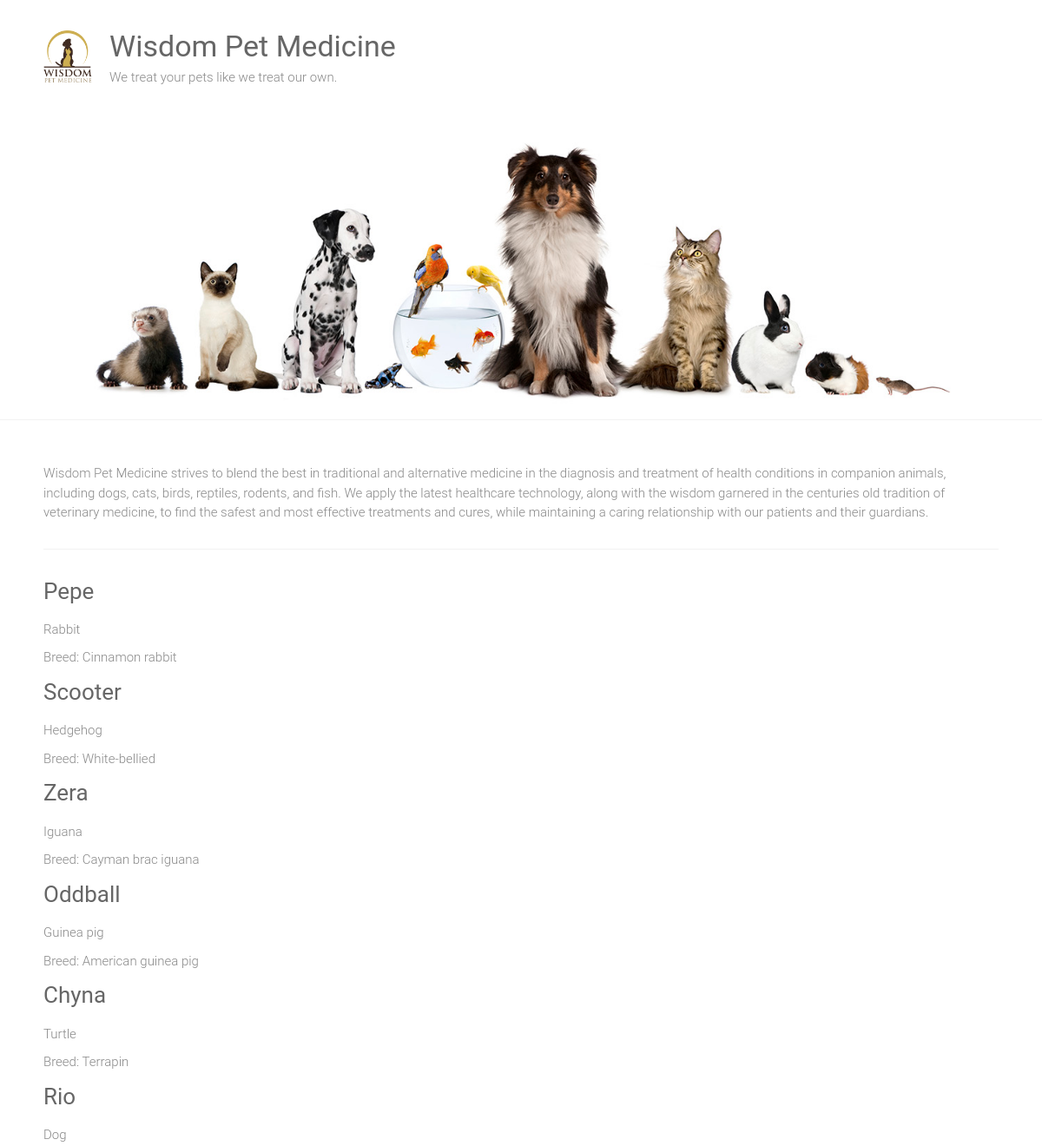
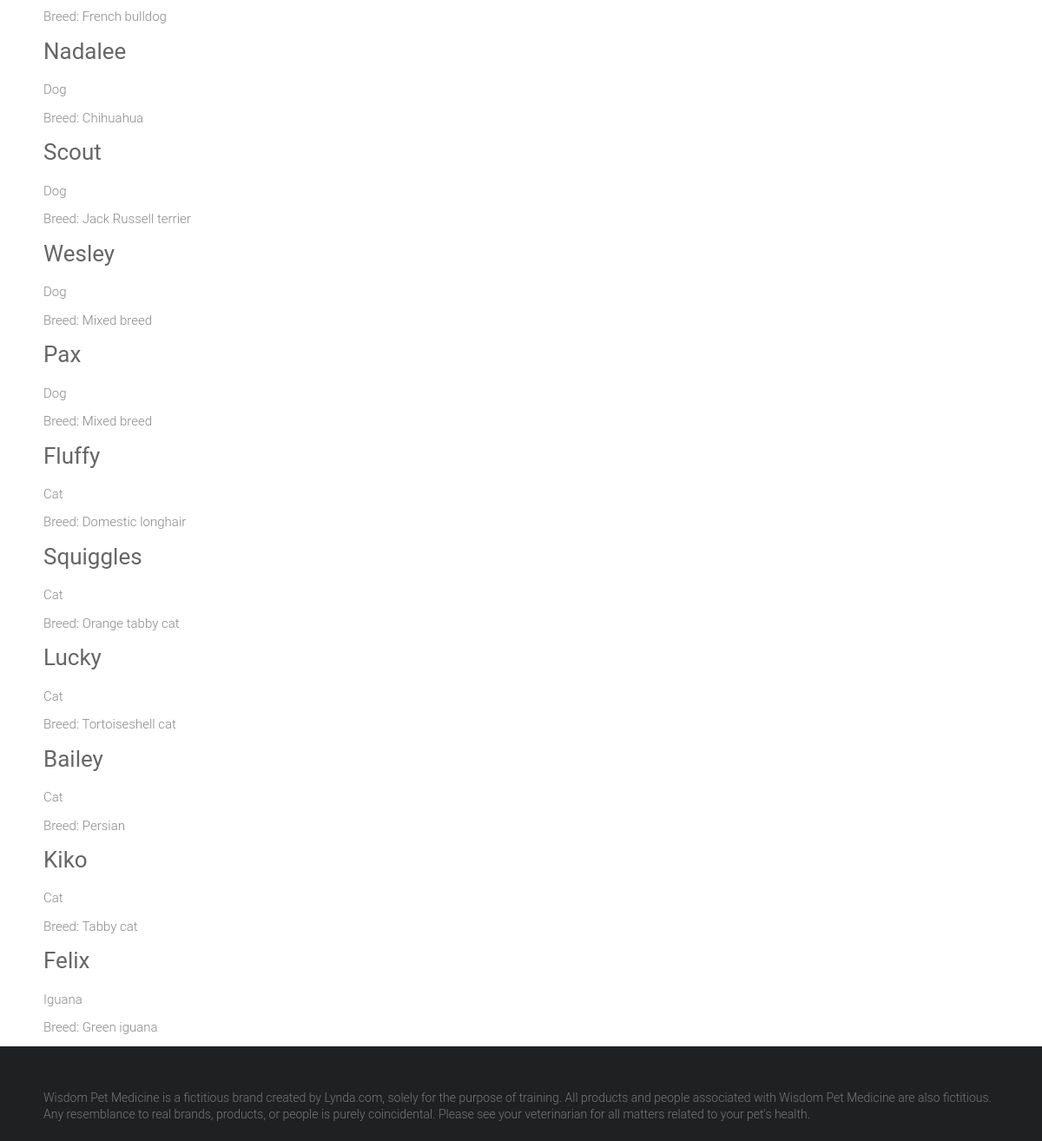
The page / on the database its author committed (2 pictures, top to bottom).
### adoptions/models.py (models this page shows)
class Pet(models.Model):
    SEX_CHOICES = [('M', 'Male'), ('F', 'Female')]
    name = models.CharField(max_length=100)
    submitter = models.CharField(max_length=100)
    species = models.CharField(max_length=30)
    breed = models.CharField(max_length=30, blank=True)
    description = models.TextField(blank=True)
    sex = models.CharField(max_length=1, choices=SEX_CHOICES, blank=True)
    submission_date = models.DateTimeField()
    age = models.IntegerField(null=True)
    vaccinations = models.ManyToManyField('Vaccine', blank=True)

### adoptions/views.py (the view)
# urls.py: path('', views.home, name='home'),
def home(request):
    pets = Pet.objects.all()
    return render(request, 'home.html', {'pets': pets})

### adoptions/templates/home.html (shortened to what this page needs)
{% extends 'base.html' %}\
{% block content %}
<div>
    {% for pet in pets %}
        <div class="petname">
            <a href="{% url 'pet_detail' pet.id %}">
            <h3>{{ pet.name|capfirst }}</h3>
            </a>
            <p>{{ pet.species }}</p>
            {% if pet.breed%}
                <p>Breed: {{ pet.breed }}</p>
            {% endif %}
        </div>
    {% endfor %}
</div>
{% endblock  %}

### adoptions/templates/base.html (shortened to what this page needs)
{% load static %}
<html lang="en-US">
    <head>
        <link rel="stylesheet" id="ample-style-css" href="{% static 'style.css' %}" type="text/css" media="all">
    </head>
    <body class="wide">
        <div id="page" class="hfeed site">
            <header>
                <div class="header">
                    <div class="main-head-wrap inner-wrap clearfix">
                        <div id="header-logo-image">
                            <a href="/">
                                <img src="{% static 'images/logo.png'%}" alt="Wisdom Pet Medicine">
                            </a>
                        </div>
                        <div id="header-text" class="">
                            <h1 id="site-title">
                                <a href="/" title="Wisdom Pet Medicine" rel="home">Wisdom Pet Medicine</a>
                            </h1>
                            <p>We treat your pets like we treat our own.</p>
                        </div>
                    </div>
                    <img src="{% static 'images/header.jpg'%}" alt="Wisdom Pet Medicine">
                </div>
            </header>
            <div class="main-wrapper">
                <div class="single-page clearfix">
                    <div class="inner-wrap">
                        <p>Wisdom Pet Medicine strives to blend the best in traditional and alternative medicine in the diagnosis and treatment of health conditions in companion animals, including dogs, cats, birds, reptiles, rodents, and fish. We apply the latest healthcare technology, along with the wisdom garnered in the centuries old tradition of veterinary medicine, to find the safest and most effective treatments and cures, while maintaining a caring relationship with our patients and their guardians.</p>
                        <hr>
                        <div>
                        {% block content %}
                        {% endblock %}
                        </div>
                    </div>
                </div>
            </div>
            <footer id="colophon">
                <div class="inner-wrap">
                    Wisdom Pet Medicine is a fictitious brand created by Lynda.com, solely for the purpose of training. All products and people associated with Wisdom Pet Medicine are also fictitious. Any resemblance to real brands, products, or people is purely coincidental. Please see your veterinarian for all matters related to your pet's health.
                </div>
            </footer>
        </div>
    </body>
</html>

### static/style.css (style rules this page uses)
html, body, div, span, applet, object, iframe, h1, h2, h3, h4, h5, h6, p, blockquote, pre, a, abbr, acronym, address, big, cite, code, del, dfn, em, font, ins, kbd, q, s, samp, small, strike, strong, sub, sup, tt, var, dl, dt, dd, ol, ul, li, fieldset, form, label, legend, table, caption, tbody, tfoot, thead, tr, th, td { border: 0; font: inherit; font-size: 100%; font-style: inherit; font-weight: inherit; margin: 0; outline: 0; padding: 0; vertical-align: baseline; }
html { overflow-y: scroll; -webkit-text-size-adjust: 100%; -ms-text-size-adjust: 100%; }
article, aside, details, figcaption, figure, footer, header, main, nav, section { display: block; }
h1, h2, h3, h4, h5, h6 { color: #666666; line-height: 1.4; padding-bottom: 15px; font-weight: normal; }
h1 { font-size: 30px; }
h3 { font-size: 26px; }
body, button, input, select, textarea { color: #888888; font-size: 15px; line-height: 1.5; font-family: 'Roboto', sans-serif; font-weight: 300; }
p { color: #888888; font-size: 15px; line-height: 1.5; margin-bottom: 15px; font-weight: 300; }
body { background: #f2f2f2; }
hr { border-color: #f2f2f2; border-style: solid none none; border-width: 1px 0 0; height: 0; margin: 30px 0; }
a { color: #80abc8; text-decoration: none; -webkit-transition: 0.25s ease-in-out; -moz-transition: 0.25s ease-in-out; transition: 0.25s ease-in-out; -ms-transition: 0.25s ease-in-out; -o-transition: 0.25s ease-in-out; }
img { max-width: 100%; height: auto; vertical-align: top; margin-bottom: 18px; }
a img { border: 0; }
.clearfix:after { visibility: hidden; display: block; font-size: 0; content: " "; clear: both; height: 0; }
.clearfix { display: inline-block; }
.clearfix { display: block; }
body { padding-top: 30px; padding-bottom: 30px; }
body.wide { padding-top: 0; padding-bottom: 0; }
#page { background-color: #ffffff; margin: 0 auto; max-width: 1180px; box-shadow: 0 1px 2px 0 rgba(0, 0, 0, 0.1); }
.wide #page { max-width: 100%; }
.inner-wrap { max-width: 1100px; margin: 0 auto; }
.main-head-wrap { padding: 30px 0; }
.header { border-bottom: 1px solid #f2f2f2; }
#header-logo-image { float: left; padding: 5px 20px 5px 0; max-width: 100%; }
#header-logo-image img { margin-bottom: 0px; max-height: 60px; height: auto; width: auto; }
#header-text { float: left; padding-right: 20px; }
#site-title { padding-bottom: 0; }
#site-title a { color: #666666; font-size: 34px; }
.single-page { margin-top: 50px; }
.single-page p { margin-bottom: 10px; }
#colophon { font-size: 14px; clear: both; color: #777; background-color: #1f2021; overflow: hidden; padding: 50px 0 20px; }
#colophon, #colophon p { font-size: 14px; line-height: 1.4; }

### rows shown on the page
Pet: name "Pepe", species "Rabbit", breed "Cinnamon rabbit"
Pet: name "Scooter", species "Hedgehog", breed "White-bellied"
Pet: name "Zera", species "Iguana", breed "Cayman brac iguana"
Pet: name "Oddball", species "Guinea pig", breed "American guinea pig"
Pet: name "Chyna", species "Turtle", breed "Terrapin"
Pet: name "Rio", species "Dog", breed "French bulldog"
Pet: name "Nadalee", species "Dog", breed "Chihuahua"
Pet: name "Scout", species "Dog", breed "Jack Russell terrier"
Pet: name "Wesley", species "Dog", breed "Mixed breed"
Pet: name "Pax", species "Dog", breed "Mixed breed"
Pet: name "Fluffy", species "Cat", breed "Domestic longhair"
Pet: name "Squiggles", species "Cat", breed "Orange tabby cat"
Pet: name "Lucky", species "Cat", breed "Tortoiseshell cat"
Pet: name "Bailey", species "Cat", breed "Persian"
Pet: name "Kiko", species "Cat", breed "Tabby cat"
Pet: name "Felix", species "Iguana", breed "Green iguana"
